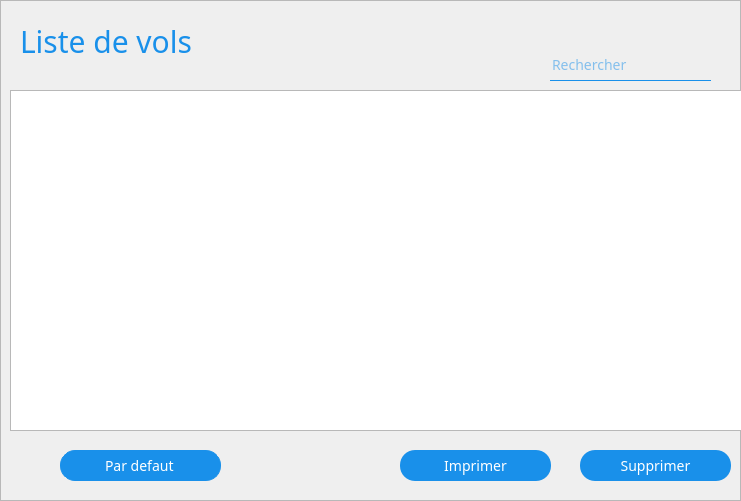
   <widget class="QFrame" name="frame_2">
    <property name="geometry">
     <rect>
      <x>850</x>
      <y>0</y>
      <width>741</width>
      <height>501</height>
     </rect>
    </property>
    <property name="styleSheet">
     <string notr="true"> *{
font-family:century gothic;
color:#1990ea;
border-color:#1990ea;
font-size:14px;}
	#frame_2{


font-family:century gothic;
    border: 1px solid #1990ea;
    border-radius: 30px;
border-color: lightgray;
    margin-top: 0.5em;
background : white;
}
</string>
    </property>
    <property name="frameShape">
     <enum>QFrame::StyledPanel</enum>
    </property>
    <property name="frameShadow">
     <enum>QFrame::Raised</enum>
    </property>
    <widget class="QLabel" name="label_18">
     <property name="geometry">
      <rect>
       <x>20</x>
       <y>0</y>
       <width>271</width>
       <height>81</height>
      </rect>
     </property>
     <property name="styleSheet">
      <string notr="true">*{
font: 40pt  'Oswald';font-size:30px;
color: #1990ea;
}</string>
     </property>
     <property name="text">
      <string>Liste de vols</string>
     </property>
    </widget>
    <widget class="QTableView" name="tableView">
     <property name="geometry">
      <rect>
       <x>10</x>
       <y>90</y>
       <width>791</width>
       <height>341</height>
      </rect>
     </property>
     <property name="styleSheet">
      <string notr="true">



QScrollBar:vertical {
    background: rgb(188, 224, 235);
            border: 0px solid #999999;
            width:10px;    

margin: 0px 0px 0px 0px;
}
 QScrollBar::handle:vertical {
    background: rgb(71, 153, 176);
          	border: 0px solid red;
            min-height: 0px;
			border-radius: 8px;

	 }
QScrollBar:horizontal {
    background: rgb(188, 224, 235);
            border: 0px solid #999999;
margin: 0px 0px 0px 0px;

}
 QScrollBar::handle:horizontal {
    background: rgb(71, 153, 176);
                     	border: 0px solid red;
            min-height: 0px;
			border-radius: 8px;
            width:10px;    


 }</string>
     </property>
     <property name="selectionMode">
      <enum>QAbstractItemView::ContiguousSelection</enum>
     </property>
     <property name="selectionBehavior">
      <enum>QAbstractItemView::SelectRows</enum>
     </property>
     <attribute name="horizontalHeaderHighlightSections">
      <bool>false</bool>
     </attribute>
    </widget>
    <widget class="QLineEdit" name="lineEdit_rechidvol">
     <property name="geometry">
      <rect>
       <x>550</x>
       <y>50</y>
       <width>161</width>
       <height>31</height>
      </rect>
     </property>
     <property name="styleSheet">
      <string notr="true">QLineEdit
{
font-family:century gothic;
background:transparent;
border:none;
color:#1990ea;
border-bottom: 1px solid #1990ea;

}</string>
     </property>
     <property name="placeholderText">
      <string>Rechercher</string>
     </property>
    </widget>
    <widget class="QLabel" name="label_4">
     <property name="geometry">
      <rect>
       <x>690</x>
       <y>53</y>
       <width>21</width>
       <height>21</height>
      </rect>
     </property>
     <property name="styleSheet">
      <string notr="true"/>
     </property>
     <property name="text">
      <string/>
     </property>
     <property name="pixmap">
      <pixmap resource="resources.qrc">:/img/img/chercher.png</pixmap>
     </property>
     <property name="scaledContents">
      <bool>true</bool>
     </property>
    </widget>
    <widget class="QPushButton" name="pushButton_suppvol">
     <property name="geometry">
      <rect>
       <x>580</x>
       <y>450</y>
       <width>151</width>
       <height>31</height>
      </rect>
     </property>
     <property name="styleSheet">
      <string notr="true">QPushButton{
background: #1990ea;
color: white;
border-radius:15px;}  
QPushButton:hover
{
    border: 1px solid #1990ea;
color:  #1990ea;
border-radius:15px;
background: white;}  </string>
     </property>
     <property name="text">
      <string>Supprimer</string>
     </property>
    </widget>
    <widget class="QPushButton" name="pushButton_impvol">
     <property name="geometry">
      <rect>
       <x>400</x>
       <y>450</y>
       <width>151</width>
       <height>31</height>
      </rect>
     </property>
     <property name="styleSheet">
      <string notr="true">QPushButton{
background: #1990ea;
color: white;
border-radius:15px;}  
QPushButton:hover
{
    border: 1px solid #1990ea;
color:  #1990ea;
border-radius:15px;
background: white;}  </string>
     </property>
     <property name="text">
      <string>Imprimer</string>
     </property>
    </widget>
    <widget class="QComboBox" name="comboBox">
     <property name="geometry">
      <rect>
       <x>60</x>
       <y>450</y>
       <width>161</width>
       <height>31</height>
      </rect>
     </property>
     <property name="styleSheet">
      <string notr="true">QComboBox{
background: #1990ea;
subcontrol-position: top right;
    border-style: solid;
    border: 1px solid #1990ea;
 padding: 1px 0px 1px 44px;
subcontrol-origin: padding;
color: white;
border-radius:15px;}  
QComboBox:hover
{
    border: 1px solid #1990ea;
color:  #1990ea;
border-radius:15px;
background: white;}  
QComboBox QAbstractItemView
{
    border: 2px solid #1990ea;
    color: #1990ea;
    
}

QComboBox::drop-down
{
     subcontrol-origin: padding;
     subcontrol-position: top right;
     width: 15px;
     color: blue;
     border-left-width: 0px;
     border-left-color: #1990ea;
     border-left-style: solid; /* just a single line */
     border-top-right-radius: 3px; /* same radius as the QComboBox */
     border-bottom-right-radius: 3px;
     padding-left: 10px;
 }</string>
     </property>
     <item>
      <property name="text">
       <string>Par defaut</string>
      </property>
     </item>
     <item>
      <property name="text">
       <string>Identifiant</string>
      </property>
     </item>
     <item>
      <property name="text">
       <string>Destination</string>
      </property>
     </item>
     <item>
      <property name="text">
       <string>Nb de passagers</string>
      </property>
     </item>
     <item>
      <property name="text">
       <string>Avion</string>
      </property>
     </item>
     <item>
      <property name="text">
       <string>Date</string>
      </property>
     </item>
     <item>
      <property name="text">
       <string>Pilote</string>
      </property>
     </item>
    </widget>
    <widget class="QLabel" name="label_12">
     <property name="geometry">
      <rect>
       <x>10</x>
       <y>440</y>
       <width>51</width>
       <height>51</height>
      </rect>
     </property>
     <property name="text">
      <string/>
     </property>
     <property name="pixmap">
      <pixmap resource="resources.qrc">:/img/img/sort.png</pixmap>
     </property>
     <property name="scaledContents">
      <bool>true</bool>
     </property>
    </widget>
   </widget>
